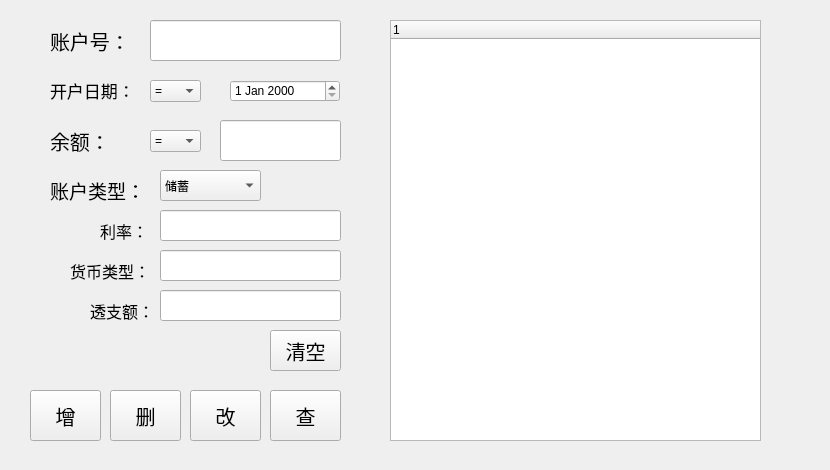
    <widget class="QWidget" name="tab_4">
     <attribute name="title">
      <string>账户管理</string>
     </attribute>
     <widget class="QWidget" name="widget_13" native="true">
      <property name="geometry">
       <rect>
        <x>10</x>
        <y>0</y>
        <width>811</width>
        <height>461</height>
       </rect>
      </property>
      <widget class="QWidget" name="widget_14" native="true">
       <property name="geometry">
        <rect>
         <x>370</x>
         <y>10</y>
         <width>431</width>
         <height>441</height>
        </rect>
       </property>
       <widget class="QTreeWidget" name="treeWidget_4">
        <property name="geometry">
         <rect>
          <x>10</x>
          <y>10</y>
          <width>371</width>
          <height>421</height>
         </rect>
        </property>
        <column>
         <property name="text">
          <string notr="true">1</string>
         </property>
        </column>
       </widget>
      </widget>
      <widget class="QWidget" name="widget_15" native="true">
       <property name="geometry">
        <rect>
         <x>10</x>
         <y>10</y>
         <width>331</width>
         <height>361</height>
        </rect>
       </property>
       <widget class="QLineEdit" name="lineEdit_17">
        <property name="geometry">
         <rect>
          <x>130</x>
          <y>10</y>
          <width>191</width>
          <height>41</height>
         </rect>
        </property>
        <property name="font">
         <font>
          <pointsize>12</pointsize>
         </font>
        </property>
       </widget>
       <widget class="QLabel" name="label_14">
        <property name="geometry">
         <rect>
          <x>30</x>
          <y>10</y>
          <width>81</width>
          <height>41</height>
         </rect>
        </property>
        <property name="font">
         <font>
          <pointsize>15</pointsize>
         </font>
        </property>
        <property name="text">
         <string>账户号：</string>
        </property>
       </widget>
       <widget class="QLabel" name="label_23">
        <property name="geometry">
         <rect>
          <x>30</x>
          <y>60</y>
          <width>101</width>
          <height>41</height>
         </rect>
        </property>
        <property name="font">
         <font>
          <pointsize>13</pointsize>
         </font>
        </property>
        <property name="text">
         <string>开户日期：</string>
        </property>
       </widget>
       <widget class="QLabel" name="label_24">
        <property name="geometry">
         <rect>
          <x>30</x>
          <y>110</y>
          <width>81</width>
          <height>41</height>
         </rect>
        </property>
        <property name="font">
         <font>
          <pointsize>15</pointsize>
         </font>
        </property>
        <property name="text">
         <string>余额：</string>
        </property>
       </widget>
       <widget class="QLineEdit" name="lineEdit_19">
        <property name="geometry">
         <rect>
          <x>200</x>
          <y>110</y>
          <width>121</width>
          <height>41</height>
         </rect>
        </property>
        <property name="font">
         <font>
          <pointsize>12</pointsize>
         </font>
        </property>
       </widget>
       <widget class="QPushButton" name="pushButton_20">
        <property name="geometry">
         <rect>
          <x>250</x>
          <y>320</y>
          <width>71</width>
          <height>41</height>
         </rect>
        </property>
        <property name="font">
         <font>
          <pointsize>15</pointsize>
         </font>
        </property>
        <property name="text">
         <string>清空</string>
        </property>
       </widget>
       <widget class="QDateEdit" name="dateEdit_2">
        <property name="geometry">
         <rect>
          <x>210</x>
          <y>70</y>
          <width>110</width>
          <height>22</height>
         </rect>
        </property>
       </widget>
       <widget class="QComboBox" name="comboBox_2">
        <property name="geometry">
         <rect>
          <x>130</x>
          <y>70</y>
          <width>51</width>
          <height>22</height>
         </rect>
        </property>
        <item>
         <property name="text">
          <string>=</string>
         </property>
        </item>
        <item>
         <property name="text">
          <string>!=</string>
         </property>
        </item>
        <item>
         <property name="text">
          <string>&gt;</string>
         </property>
        </item>
        <item>
         <property name="text">
          <string>&lt;</string>
         </property>
        </item>
       </widget>
       <widget class="QComboBox" name="comboBox_4">
        <property name="geometry">
         <rect>
          <x>130</x>
          <y>120</y>
          <width>51</width>
          <height>22</height>
         </rect>
        </property>
        <item>
         <property name="text">
          <string>=</string>
         </property>
        </item>
        <item>
         <property name="text">
          <string>!=</string>
         </property>
        </item>
        <item>
         <property name="text">
          <string>&gt;</string>
         </property>
        </item>
        <item>
         <property name="text">
          <string>&lt;</string>
         </property>
        </item>
       </widget>
       <widget class="QLineEdit" name="lineEdit_25">
        <property name="geometry">
         <rect>
          <x>140</x>
          <y>200</y>
          <width>181</width>
          <height>31</height>
         </rect>
        </property>
        <property name="font">
         <font>
          <pointsize>12</pointsize>
         </font>
        </property>
       </widget>
       <widget class="QLabel" name="label_31">
        <property name="geometry">
         <rect>
          <x>80</x>
          <y>200</y>
          <width>81</width>
          <height>41</height>
         </rect>
        </property>
        <property name="font">
         <font>
          <pointsize>12</pointsize>
         </font>
        </property>
        <property name="text">
         <string>利率：</string>
        </property>
       </widget>
       <widget class="QLabel" name="label_32">
        <property name="geometry">
         <rect>
          <x>50</x>
          <y>240</y>
          <width>121</width>
          <height>41</height>
         </rect>
        </property>
        <property name="font">
         <font>
          <pointsize>12</pointsize>
         </font>
        </property>
        <property name="text">
         <string>货币类型：</string>
        </property>
       </widget>
       <widget class="QLineEdit" name="lineEdit_26">
        <property name="geometry">
         <rect>
          <x>140</x>
          <y>240</y>
          <width>181</width>
          <height>31</height>
         </rect>
        </property>
        <property name="font">
         <font>
          <pointsize>12</pointsize>
         </font>
        </property>
       </widget>
       <widget class="QLineEdit" name="lineEdit_27">
        <property name="geometry">
         <rect>
          <x>140</x>
          <y>280</y>
          <width>181</width>
          <height>31</height>
         </rect>
        </property>
        <property name="font">
         <font>
          <pointsize>12</pointsize>
         </font>
        </property>
       </widget>
       <widget class="QLabel" name="label_33">
        <property name="geometry">
         <rect>
          <x>70</x>
          <y>280</y>
          <width>121</width>
          <height>41</height>
         </rect>
        </property>
        <property name="font">
         <font>
          <pointsize>12</pointsize>
         </font>
        </property>
        <property name="text">
         <string>透支额：</string>
        </property>
       </widget>
       <widget class="QLabel" name="label_34">
        <property name="geometry">
         <rect>
          <x>30</x>
          <y>160</y>
          <width>121</width>
          <height>41</height>
         </rect>
        </property>
        <property name="font">
         <font>
          <pointsize>14</pointsize>
         </font>
        </property>
        <property name="text">
         <string>账户类型：</string>
        </property>
       </widget>
       <widget class="QComboBox" name="comboBox_7">
        <property name="geometry">
         <rect>
          <x>140</x>
          <y>160</y>
          <width>101</width>
          <height>31</height>
         </rect>
        </property>
        <item>
         <property name="text">
          <string>储蓄</string>
         </property>
        </item>
        <item>
         <property name="text">
          <string>贷款</string>
         </property>
        </item>
       </widget>
      </widget>
      <widget class="QWidget" name="widget_16" native="true">
       <property name="geometry">
        <rect>
         <x>10</x>
         <y>380</y>
         <width>331</width>
         <height>71</height>
        </rect>
       </property>
       <widget class="QPushButton" name="pushButton_21">
        <property name="geometry">
         <rect>
          <x>10</x>
          <y>10</y>
          <width>71</width>
          <height>51</height>
         </rect>
        </property>
        <property name="font">
         <font>
          <pointsize>15</pointsize>
         </font>
        </property>
        <property name="text">
         <string>增</string>
        </property>
       </widget>
       <widget class="QPushButton" name="pushButton_22">
        <property name="geometry">
         <rect>
          <x>90</x>
          <y>10</y>
          <width>71</width>
          <height>51</height>
         </rect>
        </property>
        <property name="font">
         <font>
          <pointsize>15</pointsize>
         </font>
        </property>
        <property name="text">
         <string>删</string>
        </property>
       </widget>
       <widget class="QPushButton" name="pushButton_23">
        <property name="geometry">
         <rect>
          <x>170</x>
          <y>10</y>
          <width>71</width>
          <height>51</height>
         </rect>
        </property>
        <property name="font">
         <font>
          <pointsize>15</pointsize>
         </font>
        </property>
        <property name="text">
         <string>改</string>
        </property>
       </widget>
      </widget>
      <widget class="QPushButton" name="pushButton_24">
       <property name="geometry">
        <rect>
         <x>260</x>
         <y>390</y>
         <width>71</width>
         <height>51</height>
        </rect>
       </property>
       <property name="font">
        <font>
         <pointsize>15</pointsize>
        </font>
       </property>
       <property name="text">
        <string>查</string>
       </property>
      </widget>
     </widget>
    </widget>
